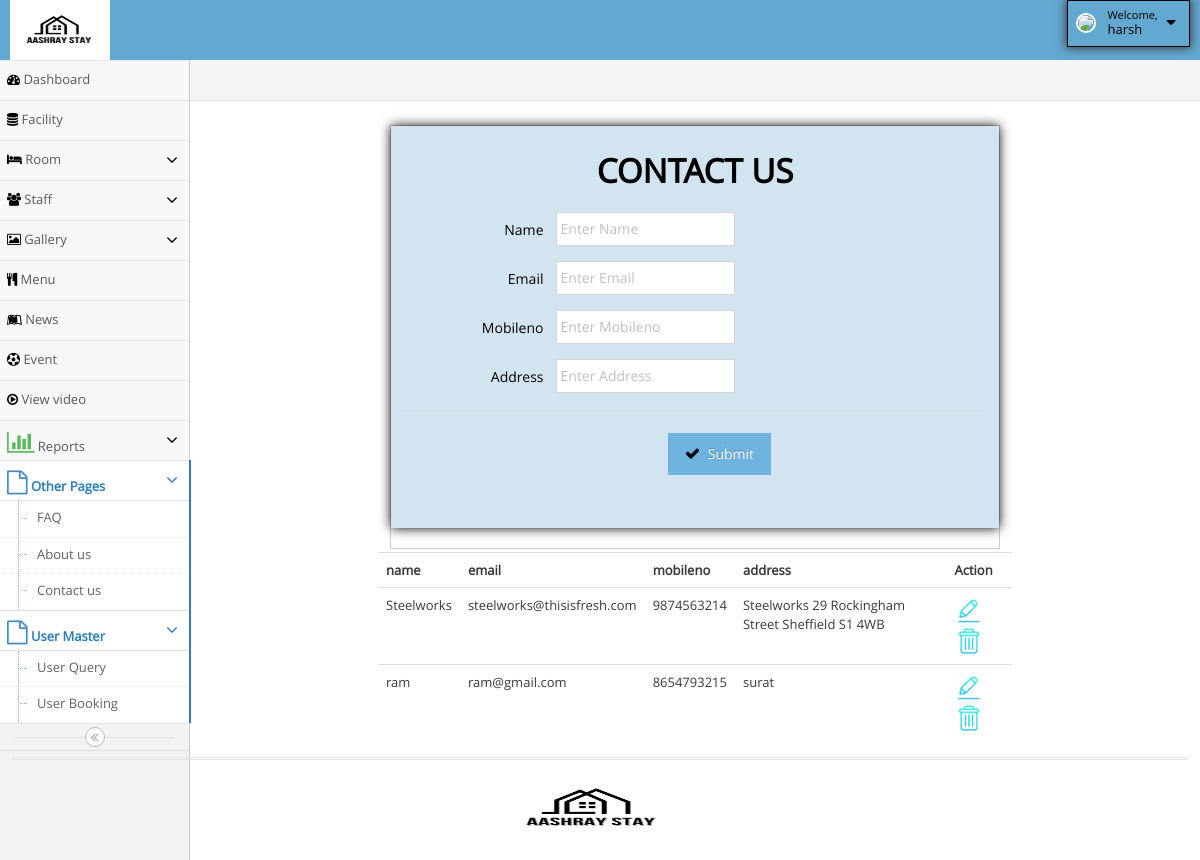
Screenshot of /HostelManagement_6878/admin/contactus.php (signed in) with the database file from the repository.
### tables this page shows
CREATE TABLE IF NOT EXISTS `contactus` (
  `id` int NOT NULL AUTO_INCREMENT,
  `name` varchar(50) NOT NULL,
  `email` varchar(50) NOT NULL,
  `mobileno` varchar(10) NOT NULL,
  `address` varchar(50) NOT NULL,
  PRIMARY KEY (`id`)
);

### HostelManagement_6878/admin/contactus.php (the view, shortened to what this page needs)
<?php
  include ('hhh.php');
  include ('connect.php');
?>
  <form class="form-horizontal widget-box " role="form" method=post>
             <div class="widget-body">
			 <div class="widget-main " style="background-color:#d2e4ef; border:1px solid #d2e4ef; box-shadow:0px 0px 11px 0px; color:black">
											<h1 class="header blue lighter bigger" style="text-align:center;">	<b style="color:black;" > CONTACT US </b> </h1>
											<div class="space-6"></div>
    <div class="form-group">
	    <label class="col-sm-3 control-label no-padding-right" for="form-field-1"> Name </label>
			<div class="col-sm-9">
				<input type="text" name="txtname" placeholder="Enter Name" class="col-xs-10 col-sm-5"required />
			</div>
</div>
      <div class="form-group">
	    <label class="col-sm-3 control-label no-padding-right" for="form-field-1"> Email </label>
			<div class="col-sm-9">
				<input type="text" name="txtemail" placeholder="Enter Email" class="col-xs-10 col-sm-5"required/>
			</div>
</div>
      <div class="form-group">
	    <label class="col-sm-3 control-label no-padding-right" for="form-field-1"> Mobileno </label>
			<div class="col-sm-9">
				<input type="text" name="txtmobileno" placeholder="Enter Mobileno" class="col-xs-10 col-sm-5"required />
			</div>
	</div>
    <div class="form-group">
	    <label class="col-sm-3 control-label no-padding-right" for="form-field-1"> Address </label>
			<div class="col-sm-9">
				<input type="text" name="txtaddress" placeholder="Enter Address" class="col-xs-10 col-sm-5"required />
			</div>
	</div>
    <div class="clearfix form-actions">
	<div class="col-md-offset-3 col-md-9"style="text-align:center; marging-left:30%;">
		<button class="btn btn-info" type="submit" name='btnins'>
			<i class="ace-icon fa fa-check bigger-110"></i>
				Submit
		</button>
		</div>
								</div>
							</div>
			</div>
	    	</div>
<?php
       $q=mysqli_query($con,"select * from contactus");
       echo "<table class='table table-hover'>";
	   echo "<th>name";
	   echo "<th>email";
	   echo "<th>mobileno";
	   echo "<th>address";
	   echo "<th colspan=2>Action";
       while($row=mysqli_fetch_array($q))
       {
         echo "<tr>";
         echo "<td>".$row['name'];
		 echo "<td>".$row['email'];
		 echo "<td>".$row['mobileno'];
         echo "<td>".$row['address'];
		echo "<td colspan=2><a href=contactus_edit.php?x=$row[0]><image src=edit.png height=30 width=30></a>";
		echo "<a href=contactus_delete.php?x=$row[0]><image src=delete.png height=30 width=30></a>";
       echo"</tr>";
        }
        echo"</table>";
?>
<?php
  include ('fff.php');
?>

### HostelManagement_6878/admin/hhh.php (style rules this page uses)
.fa { color:black; }

### HostelManagement_6878/admin/contactus.php (style rules this page uses)
.form-actions { background-color:#d2e4ef;; }
.col-md-offset-3 { margin-left: 17% !important; }

### rows the page displays
contactus: name "Steelworks", email "steelworks@thisisfresh.com", mobileno "9874563214", address "Steelworks 29 Rockingham Street Sheffield S1 4WB"
contactus: name "ram", email "ram@gmail.com", mobileno "8654793215", address "surat"

### other values shown
$_SESSION['aname'] "harsh"
